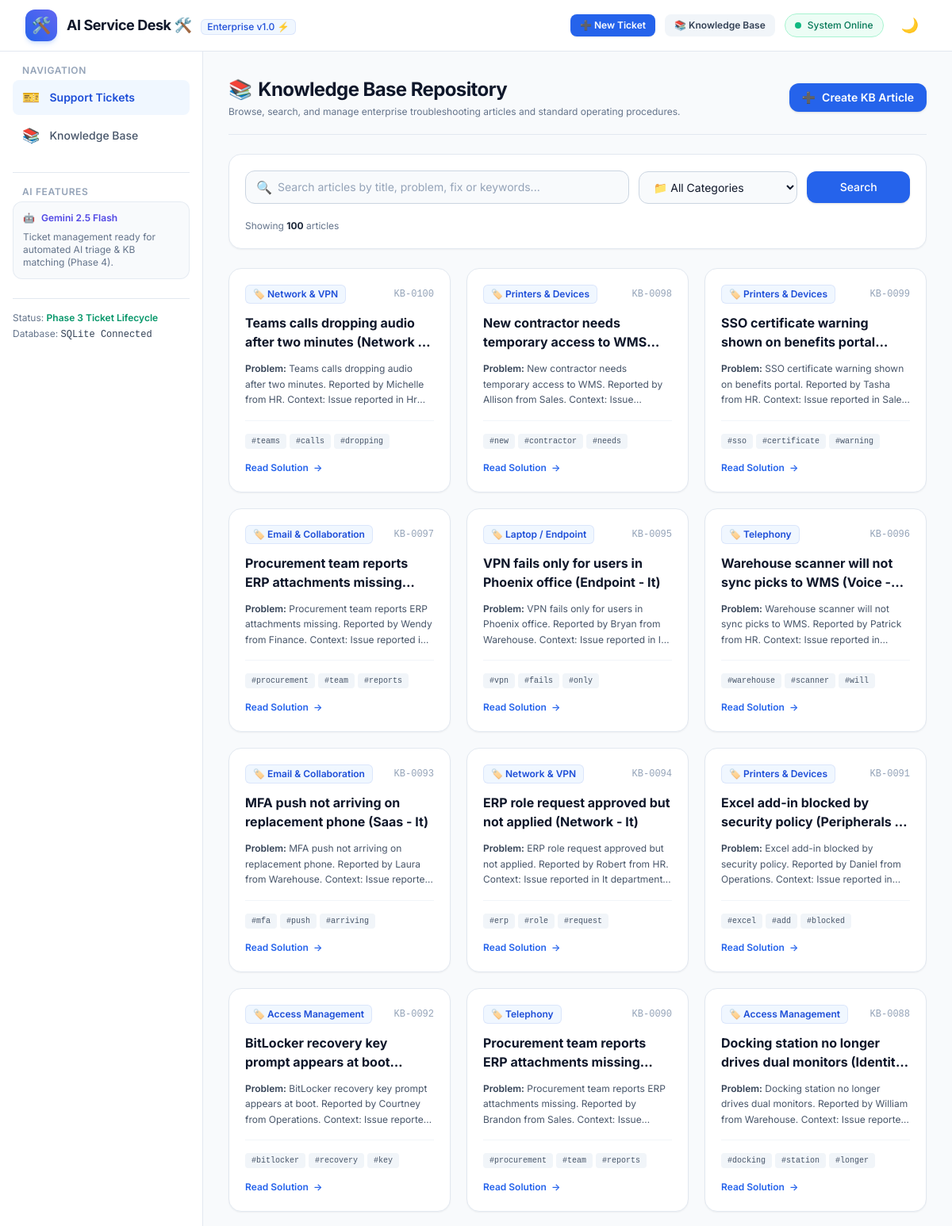
Screenshot of /kb (upper part) with the database file from the repository.
### app/models.py (models this page shows)
class KBArticle(Base):
    __tablename__ = "kb_articles"
    id = Column(Integer, primary_key=True, index=True, autoincrement=True)
    title = Column(String(255), nullable=False)
    category = Column(String(100), nullable=False)
    problem = Column(Text, nullable=False)
    solution = Column(Text, nullable=False)
    keywords = Column(Text, nullable=True)
    created_at = Column(DateTime(timezone=True), default=utc_now)

### app/routers/kb.py (the view)
@router.get("/kb", response_class=HTMLResponse)
async def list_kb_articles(
    request: Request,
    q: Optional[str] = None,
    category: Optional[str] = None,
    db: Session = Depends(get_db)
):
    articles = KBService.search_articles(db, query=q, category=category)
    categories = KBService.get_categories(db)
    return templates.TemplateResponse(
        request=request,
        name="kb/list.html",
        context={
            "app_name": settings.APP_NAME,
            "articles": articles,
            "categories": categories,
            "selected_category": category or "All",
            "search_query": q or "",
            "total_count": len(articles)
        }
    )

### app/templates/kb/list.html (shortened to what this page needs)
{% extends "base.html" %}
{% block content %}
<div class="space-y-6">
    <div class="flex flex-col sm:flex-row sm:items-center justify-between gap-4 border-b border-slate-200 dark:border-slate-800 pb-5">
        <div>
            <h1 class="text-2xl font-bold tracking-tight text-slate-900 dark:text-white flex items-center gap-2">
                <span>📚</span> Knowledge Base Repository
            </h1>
            <p class="text-xs text-slate-500 dark:text-slate-400 mt-1">
                Browse, search, and manage enterprise troubleshooting articles and standard operating procedures.
            </p>
        </div>
        <div>
            <a href="/kb/new" class="inline-flex items-center gap-2 rounded-xl bg-brand-600 px-4 py-2 text-sm font-semibold text-white shadow hover:bg-brand-700 transition">
                <span>➕</span>
                <span>Create KB Article</span>
            </a>
        </div>
    </div>
    <div class="rounded-2xl bg-white dark:bg-slate-800 p-5 border border-slate-200 dark:border-slate-700 shadow-sm space-y-4">
        <form method="GET" action="/kb" class="grid grid-cols-1 md:grid-cols-12 gap-3 items-center">
            <div class="md:col-span-7 relative">
                <div class="absolute inset-y-0 left-0 pl-3.5 flex items-center pointer-events-none text-slate-400">
                </div>
                <input
                    type="text"
                    name="q"
                    value="{{ search_query }}"
                    placeholder="Search articles by title, problem, fix or keywords..."
                    class="w-full pl-10 pr-4 py-2.5 rounded-xl border border-slate-300 dark:border-slate-600 bg-slate-50 dark:bg-slate-900 text-slate-900 dark:text-white placeholder-slate-400 focus:outline-none focus:ring-2 focus:ring-brand-500 text-sm"
                >
            </div>
            <div class="md:col-span-3">
                <select
                    name="category"
                    onchange="this.form.submit()"
                    class="w-full px-3.5 py-2.5 rounded-xl border border-slate-300 dark:border-slate-600 bg-slate-50 dark:bg-slate-900 text-slate-900 dark:text-white focus:outline-none focus:ring-2 focus:ring-brand-500 text-sm"
                >
                    <option value="All" {% if selected_category == 'All' %}selected{% endif %}>📁 All Categories</option>
                </select>
            </div>
            <div class="md:col-span-2 flex gap-2">
                <button type="submit" class="flex-1 rounded-xl bg-brand-600 hover:bg-brand-700 text-white font-medium py-2.5 px-3 text-sm shadow transition">
                    Search
                </button>
            </div>
        </form>
        <div class="flex items-center justify-between text-xs text-slate-500 dark:text-slate-400 pt-1">
            <div>
                Showing <span class="font-bold text-slate-800 dark:text-slate-200">{{ total_count }}</span> article{% if total_count != 1 %}s{% endif %}
            </div>
        </div>
    </div>
    {% if articles %}
        <div class="grid grid-cols-1 md:grid-cols-2 lg:grid-cols-3 gap-5">
            {% for article in articles %}
                <div class="group rounded-2xl bg-white dark:bg-slate-800 border border-slate-200 dark:border-slate-700 hover:border-brand-500 dark:hover:border-brand-500 p-5 shadow-sm hover:shadow-md transition-all flex flex-col justify-between">
                    <div class="space-y-3">
                        <div class="flex items-center justify-between">
                            <span class="inline-flex items-center gap-1 rounded-md bg-brand-50 dark:bg-brand-900/40 px-2.5 py-1 text-xs font-semibold text-brand-700 dark:text-brand-300 ring-1 ring-inset ring-brand-700/10">
                                🏷️ {{ article.category }}
                            </span>
                            <span class="text-xs font-mono text-slate-400">KB-{{ "%04d" % article.id }}</span>
                        </div>
                        <h3 class="text-base font-bold text-slate-900 dark:text-white group-hover:text-brand-600 dark:group-hover:text-brand-400 transition-colors line-clamp-2">
                            <a href="/kb/{{ article.id }}">{{ article.title }}</a>
                        </h3>
                        <p class="text-xs text-slate-600 dark:text-slate-400 line-clamp-3 leading-relaxed">
                            <strong class="font-semibold text-slate-700 dark:text-slate-300">Problem:</strong> {{ article.problem }}
                        </p>
                    </div>
                    <div class="pt-4 mt-4 border-t border-slate-100 dark:border-slate-700/60 space-y-3">
                        {% if article.keywords %}
                            <div class="flex flex-wrap gap-1">
                                {% for kw in article.keywords.split(',')[:3] %}
                                    <span class="inline-block bg-slate-100 dark:bg-slate-900 text-slate-600 dark:text-slate-400 px-2 py-0.5 rounded text-[10px] font-mono">
                                        #{{ kw.strip() }}
                                    </span>
                                {% endfor %}
                            </div>
                        {% endif %}
                        <a href="/kb/{{ article.id }}" class="inline-flex items-center gap-1.5 text-xs font-semibold text-brand-600 dark:text-brand-400 hover:text-brand-800 dark:hover:text-brand-300 pt-1">
                            <span>Read Solution</span>
                            <span>→</span>
                        </a>
                    </div>
                </div>
            {% endfor %}
        </div>
    {% endif %}
</div>
{% endblock %}

### app/static/css/style.css (style rules this page uses)
body { font-family: 'Inter', system-ui, -apple-system, BlinkMacSystemFont, "Segoe UI", Roboto, sans-serif; }

### rows the page displays
KBArticle: category "Network & VPN", id "0100", title "Teams calls dropping audio after two minutes (Network…", problem "Teams calls dropping audio after two minutes. Reported by Michelle from HR. Context: Issue reported in…", strip "teams" "calls" "dropping"
KBArticle: category "Printers & Devices", id "0098", title "New contractor needs temporary access to…", problem "New contractor needs temporary access to WMS. Reported by Allison from Sales. Context:…", strip "new" "contractor" "needs"
KBArticle: category "Printers & Devices", id "0099", title "SSO certificate warning shown on benefits…", problem "SSO certificate warning shown on benefits portal. Reported by Tasha from HR. Context: Issue reported in…", strip "sso" "certificate" "warning"
KBArticle: category "Email & Collaboration", id "0097", title "Procurement team reports ERP attachments…", problem "Procurement team reports ERP attachments missing. Reported by Wendy from Finance. Context: Issue reported…", strip "procurement" "team" "reports"
KBArticle: category "Laptop / Endpoint", id "0095", title "VPN fails only for users in Phoenix office (Endpoint - It)", problem "VPN fails only for users in Phoenix office. Reported by Bryan from Warehouse. Context: Issue reported in…", strip "vpn" "fails" "only"
KBArticle: category "Telephony", id "0096", title "Warehouse scanner will not sync picks to WMS (Voice…", problem "Warehouse scanner will not sync picks to WMS. Reported by Patrick from HR. Context: Issue reported…", strip "warehouse" "scanner" "will"
KBArticle: category "Email & Collaboration", id "0093", title "MFA push not arriving on replacement phone (Saas - It)", problem "MFA push not arriving on replacement phone. Reported by Laura from Warehouse. Context: Issue…", strip "mfa" "push" "arriving"
KBArticle: category "Network & VPN", id "0094", title "ERP role request approved but not applied (Network - It)", problem "ERP role request approved but not applied. Reported by Robert from HR. Context: Issue reported in It…", strip "erp" "role" "request"
KBArticle: category "Printers & Devices", id "0091", title "Excel add-in blocked by security policy (Peripherals…", problem "Excel add-in blocked by security policy. Reported by Daniel from Operations. Context: Issue reported…", strip "excel" "add" "blocked"
KBArticle: category "Access Management", id "0092", title "BitLocker recovery key prompt appears at…", problem "BitLocker recovery key prompt appears at boot. Reported by Courtney from Operations. Context: Issue…", strip "bitlocker" "recovery" "key"
KBArticle: category "Telephony", id "0090", title "Procurement team reports ERP attachments…", problem "Procurement team reports ERP attachments missing. Reported by Brandon from Sales. Context:…", strip "procurement" "team" "reports"
KBArticle: category "Access Management", id "0088", title "Docking station no longer drives dual monitors…", problem "Docking station no longer drives dual monitors. Reported by William from Warehouse. Context: Issue…", strip "docking" "station" "longer"

### other values shown
{{ app_name }} "AI Service Desk 🛠️"
{{ total_count }} "100"
